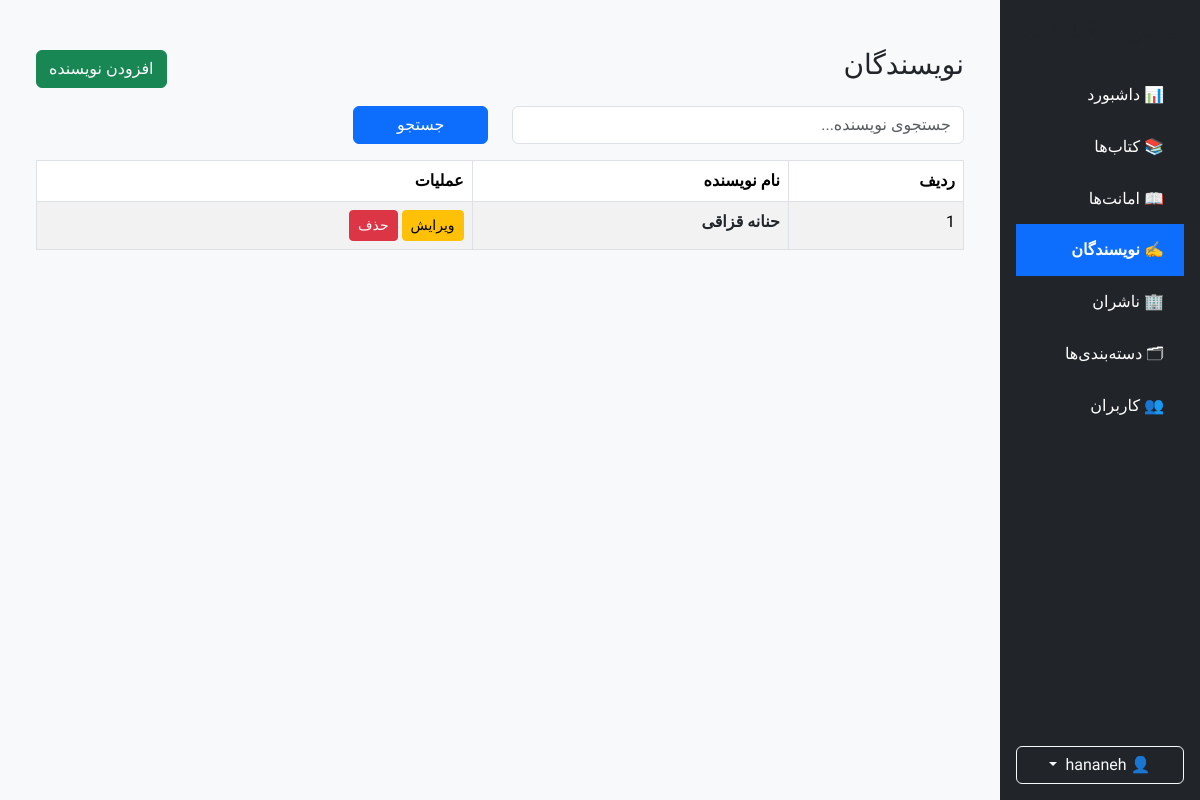
The page /authors/ (signed in) on the database as committed earlier.
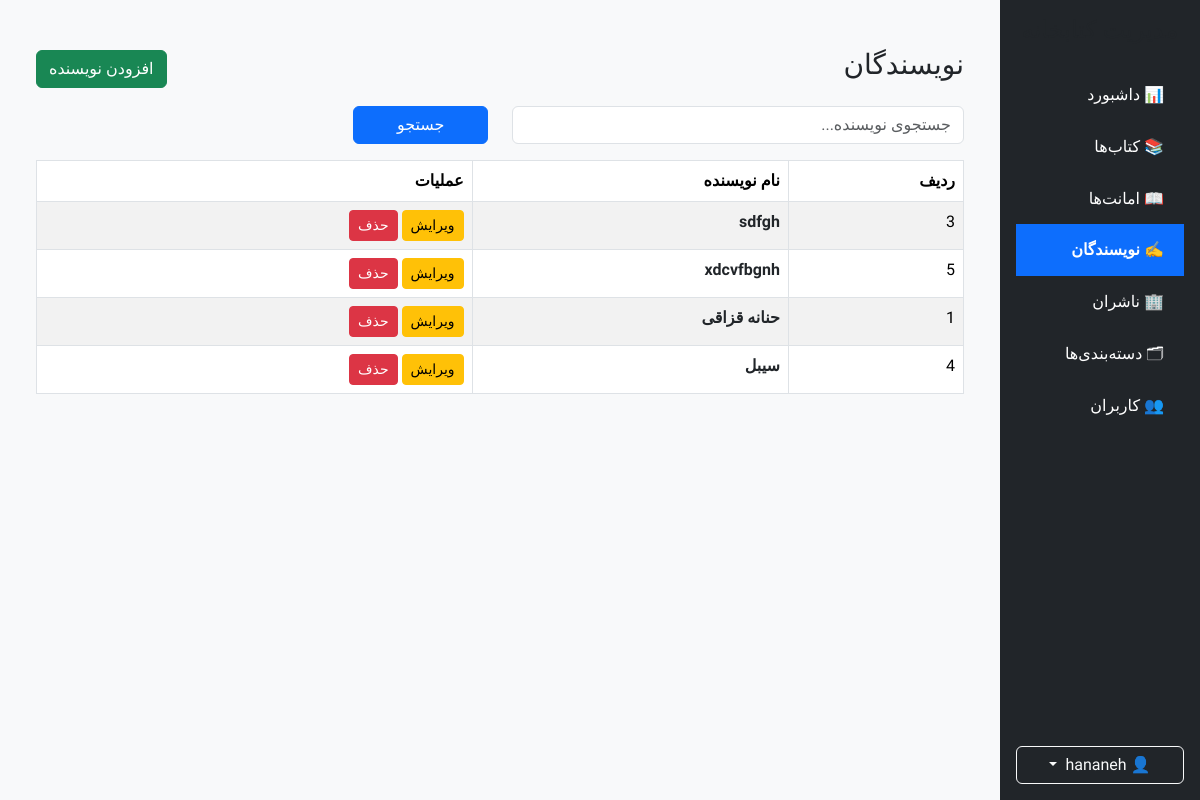
The same page on the database as committed later.
### books/models.py (models this page shows, shortened)
class Author(BaseModel):
    full_name = models.CharField(
        max_length=150,
        unique=True,
        verbose_name="نام نویسنده"
    )
    class Meta:
        verbose_name = "نویسنده"
        verbose_name_plural = "نویسندگان"
        ordering = ["full_name"]

### books/views.py (the view)
# urls.py: path("authors/",views.AuthorListView.as_view(),name="author-list",),
class AuthorListView(LoginRequiredMixin,ListView):
    model = Author
    template_name = "books/author/author_list.html"
    context_object_name = "authors"
    paginate_by = 10
    def get_queryset(self):
        queryset = Author.objects.all()
        search = self.request.GET.get("search")
        if search:
            queryset = queryset.filter( Q(full_name__icontains=search) )
        return queryset
    def get_context_data(self, **kwargs):
            context = super().get_context_data(**kwargs)
            context["sidebar"] = "author"
            return context

### books/templates/books/author/author_list.html
{% extends "shared/_admin_layout.html" %}
{% block sidebar %}
    {% include "shared/_admin_sidebar.html" %}
{% endblock %}
{% block content %}
<div class="container mt-4">
    <div class="d-flex justify-content-between align-items-center mb-3">
        <h3>نویسندگان</h3>
        <a href="{% url 'author-create' %}" class="btn btn-success">
            افزودن نویسنده
        </a>
    </div>
    <form method="get" class="mb-3">
        <div class="row">
            <div class="col-md-6">
                <input
                    type="text"
                    name="search"
                    class="form-control"
                    placeholder="جستجوی نویسنده..."
                    value="{{ request.GET.search }}"
                >
            </div>
            <div class="col-md-2">
                <button class="btn btn-primary w-100">
                    جستجو
                </button>
            </div>
        </div>
    </form>
    <table class="table table-bordered table-striped">
        <thead>
        <tr>
            <th>ردیف</th>
            <th>نام نویسنده</th>
            <th>عملیات</th>
        </tr>
        </thead>
        <tbody>
        {% for author in authors %}
            <tr>
                <td>{{ author.id }}</td>
                <td><a href="{% url 'author-detail' author.pk %}" class="text-dark fw-semibold text-decoration-none">{{ author.full_name }}</a></td>
                <td>
                    <a href="{% url 'author-update' author.id %}"
                       class="btn btn-warning btn-sm">
                        ویرایش
                    </a>
                    <a href="{% url 'author-delete' author.id %}"
                       class="btn btn-danger btn-sm">
                        حذف
                    </a>
                </td>
            </tr>
        {% empty %}
            <tr>
                <td colspan="3">
                    هیچ نویسنده‌ای ثبت نشده است.
                </td>
            </tr>
        {% endfor %}
        </tbody>
    </table>
</div>
{% endblock %}

Rows that differ between the two databases and show on the page:
added Author: id "3", full_name "sdfgh"
added Author: id "5", full_name "xdcvfbgnh"
added Author: id "4", full_name "سیبل"
